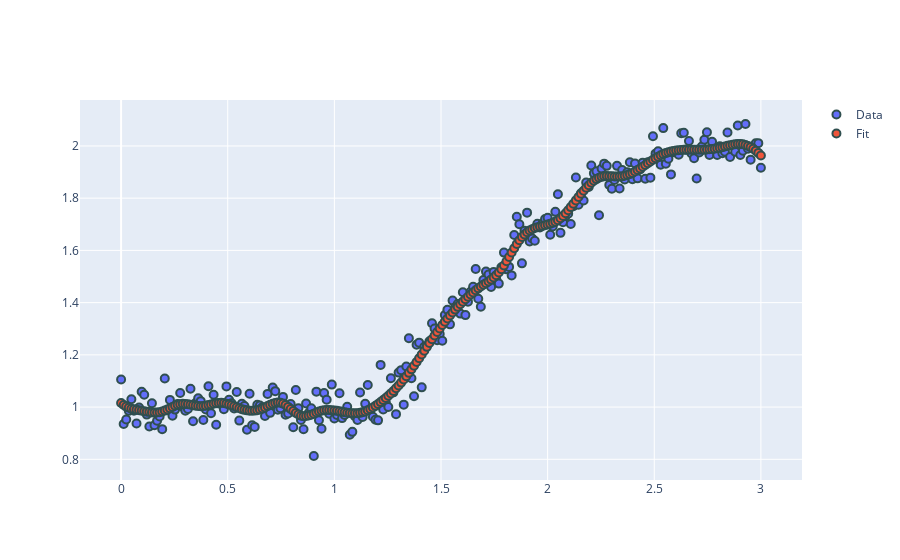

The notebook cell this image was saved under:
### Code cell
# Unconstraint Model
m_unc = (("s(1)", "none", 35, (1, 1000), "equidistant"),)
M_unc = StarModel(description=m_unc)
M_unc.fit(X=x.reshape(-1,1), y=yn)
ypred_unc = M_unc.basis @ M_unc.coef_

### Figure 1 — Plotly figure (JSON) as saved in the notebook; plotly's stock layout.template omitted (floating-point values rounded to 4 significant figures; data arrays with more than 128 entries replaced by an {"elided": "..."} marker saying what was removed)
{"data": [{"marker": {"line": {"color": "DarkSlateGrey", "width": 2}, "size": 8}, "mode": "markers", "name": "Data", "type": "scatter", "x": {"elided": "250 float values"}, "y": {"elided": "250 float values"}}, {"marker": {"line": {"color": "DarkSlateGrey", "width": 2}, "size": 8}, "mode": "markers", "name": "Fit", "type": "scatter", "x": {"elided": "250 float values"}, "y": {"elided": "250 float values"}}], "layout": {"autosize": true, "xaxis": {"autorange": true, "range": [-0.1796, 3.18], "type": "linear"}, "yaxis": {"autorange": true, "range": [0.7117, 2.185], "type": "linear"}}}
